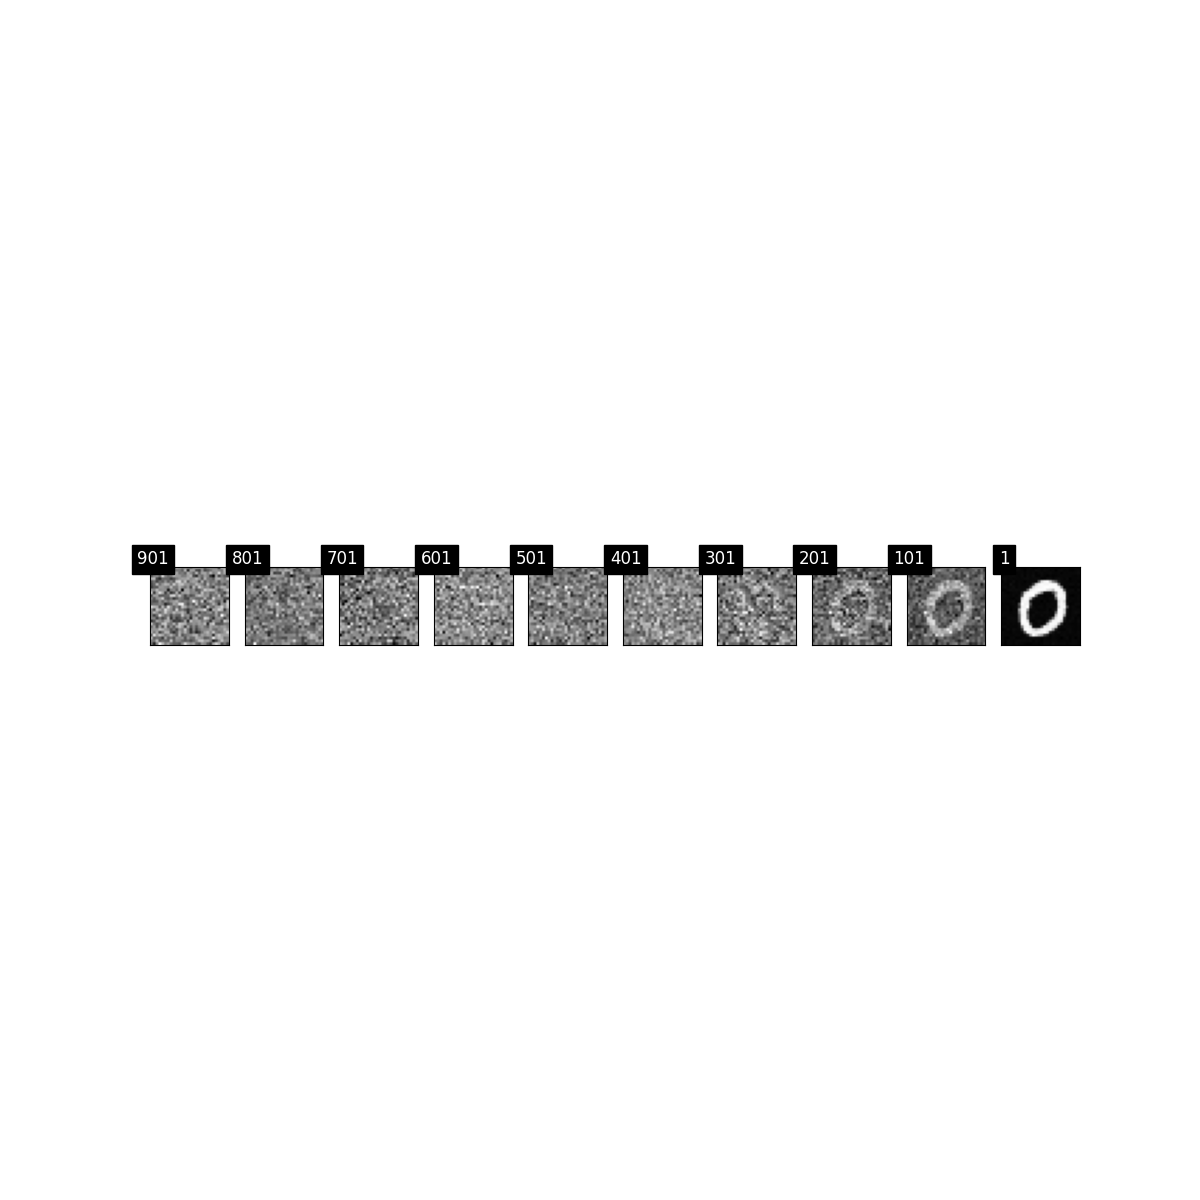

This chart was generated by the following Python code:
# sample.py - 采样与可视化
import torch
import matplotlib.pyplot as plt
from model import UNet
from diffusion import DenoiseDiffusion

def show_sample(images, texts):
    _, figs = plt.subplots(1, len(images), figsize=(12, 12))
    for text, f, img in zip(texts, figs, images):
        f.imshow(img.view(28, 28), cmap='gray')
        f.axes.get_xaxis().set_visible(False)
        f.axes.get_yaxis().set_visible(False)
        f.text(0.5, 0, text, ha='center', va='bottom', fontsize=12, color='white', backgroundcolor='black')
    plt.savefig('sample2.png')
    plt.show()

def sample(device, save_dir):
    # 采样过程: 从随机噪声开始，通过训练好的UNet逐步去噪生成图像
    # 1. 初始化随机噪声 (形状: [batch_size, channels, height, width])
    #    这里使用标准正态分布生成随机噪声，对应扩散过程的最终状态
    xt = torch.randn((1, 1, 28, 28), device=device)
    # 存储中间结果用于可视化
    images, texts = [], []
    # 2. 创建并加载训练好的UNet模型
    u_net = UNet(
        image_channels=1,        # 输入通道数 (灰度图)
        n_channels=16,          # 基础通道数
        ch_mults=[1, 2, 2],     # 特征图倍数序列
        is_attn=[False, False, False],  # 注意力机制配置
        n_blocks=1              # 块数量
    ).to(device)
    # 加载训练好的模型权重
    u_net.load_state_dict(torch.load(save_dir, map_location=device))
    u_net.eval()  
    # 3. 创建去噪扩散模型实例
    dm = DenoiseDiffusion(u_net, 1000, device=device)
    # 4. 反向扩散过程：从t=999到t=0逐步去噪
    with torch.no_grad():  # 重要：在采样时不需要计算梯度
        for t in reversed(range(1000)):
            # 使用训练好的模型从x_t预测x_{t-1}
            xt_1 = dm.p_sample(xt, torch.tensor([t]).to(device))
            xt = xt_1  # 更新当前状态
            # 每100步保存一次中间结果用于可视化
            if (t + 1) % 100 == 1:  
                # 将张量转移到CPU并分离计算图，准备保存
                image_tensor = xt.view(1, 28, 28).to('cpu').detach()
                images.append(image_tensor)
                texts.append(t + 1)  # 记录时间步
    # 5. 处理并展示结果
    # 将所有保存的图像堆叠成一个张量
    images_ = torch.stack(images, dim=0)
    # 显示采样过程的可视化结果
    show_sample(images_, texts)

if __name__ == '__main__':
    device = torch.device('cuda:0' if torch.cuda.is_available() else 'cpu')
    save_dir = 'ckpt/u_net.pt'
    sample(device, save_dir)

